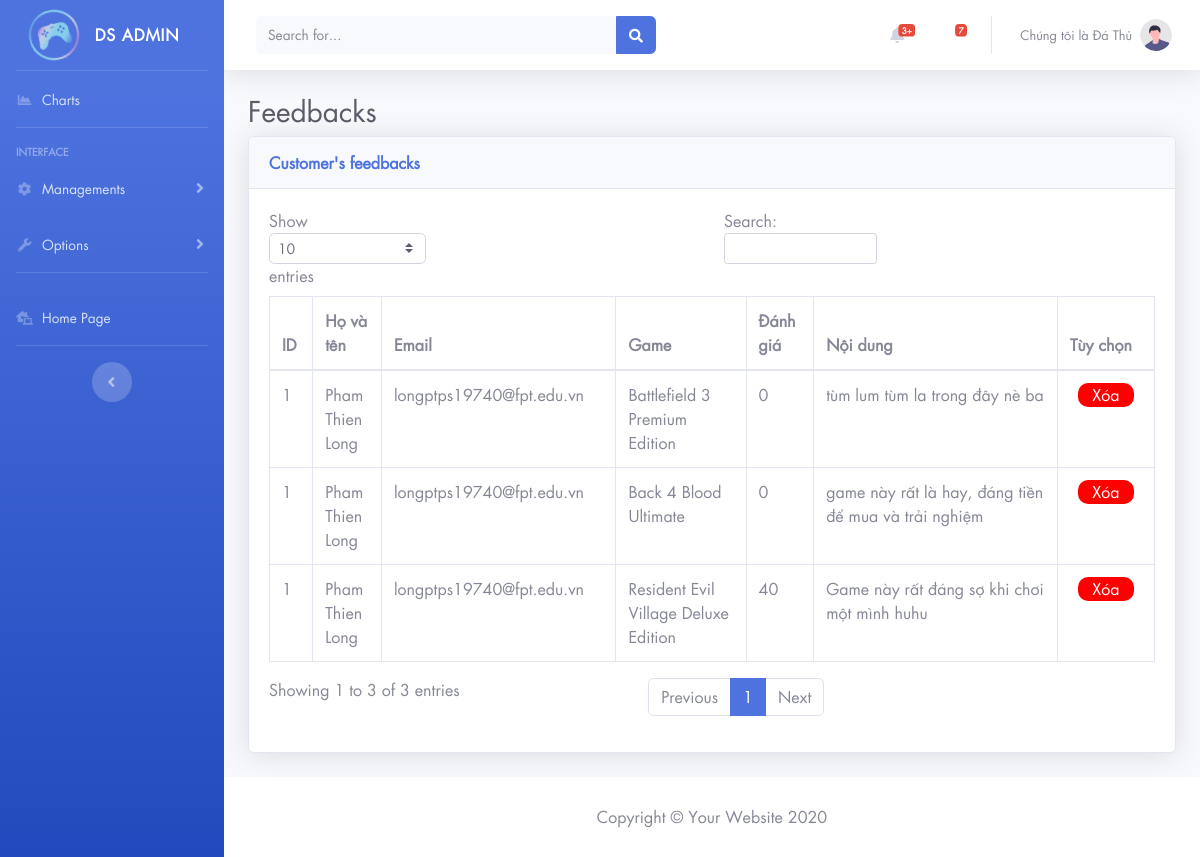
Before: /sources/View/admin/feedbacks.php with the older database file.
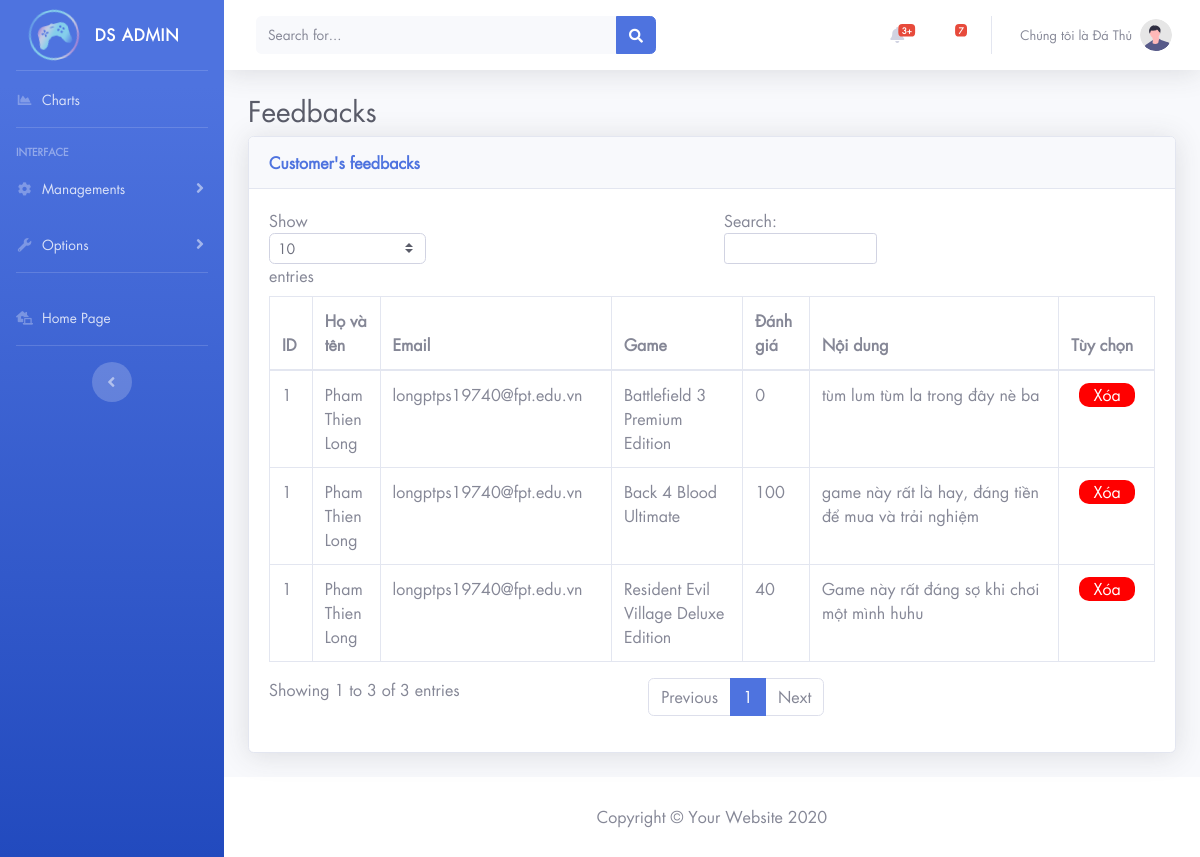
After: the same page with the newer database file.
### tables this page shows
CREATE TABLE `feedback` (
  `user_id` int(6) NOT NULL,
  `product_id` int(6) NOT NULL,
  `text` text NOT NULL,
  `rating` float(3,0) NOT NULL DEFAULT 0,
  `date` date NOT NULL DEFAULT current_timestamp()
);

### sources/Model/DAO/FeedbackDAO.php (called while the page is built, shortened)
<?php
include_once "/Applications/XAMPP/xamppfiles/htdocs/pro1014_duan/sources/Utils/Database.php";
include_once "/Applications/XAMPP/xamppfiles/htdocs/pro1014_duan/sources/Model/Feedback.php";
class FeedbackDAO {
    private $database;
    public function __construct()
    {
        $this->database = new Database();
        $this->database = $this->database->getDatabase();
    }
    public function getAllFeedbacks() {
        if($this->database->connect_error) {
            return false;
        } else {
            $query = $this->database->prepare("SELECT *, DATE_FORMAT(`feedback`.`date`, '%d/%m/%Y') AS `fdate`  FROM `feedback`");
            if($query->execute()) {
                $result = $query->get_result();
                if($result->num_rows > 0) {
                    $feedbacks = [];
                    while($row = $result->fetch_assoc()) {
                        $feedback = new Feedback($row['user_id'], $row['product_id'], $row['text'], $row['rating'], $row['fdate']);
                        $feedbacks[] = $feedback;
                    }
                    return $feedbacks;
                } else return false;
            } else return false;
        }
    }
}
?>

### sources/Utils/Database.php (called while the page is built, shortened)
<?php
class Database {
    public function getDatabase($database = null) {
        if($database == null) {
            return new mysqli("localhost:3306", "root", "", "pro1014_duan");
        } else return $database;
    }
}
?>

### sources/Model/Feedback.php (called while the page is built, shortened)
<?php
class Feedback {
    private $userID;
    private $productID;
    private $text;
    private $rating;
    public function __construct($userID, $productID, $text, $rating, $date)
    {
        $this->userID = $userID;
        $this->productID = $productID;
        $this->text = $text;
        $this->rating = $rating;
    }
    public function getUserID() {
        return $this->userID;
    }
    public function getProductID() {
        return $this->productID;
    }
    public function getText() {
        return $this->text;
    }
    public function getRating() {
        return $this->rating;
    }
}
?>

### sources/Model/DAO/UserDAO.php (called while the page is built, shortened)
<?php
include "/Applications/XAMPP/xamppfiles/htdocs/pro1014_duan/sources/Model/User.php";
class UserDAO {
    private $database;
    public function __construct() {
        $this->database = new Database();
        $this->database = $this->database->getDatabase();
    }
    public function getAllUsers() {
        if($this->database->connect_error) {
            return false;
        } else {
            $query = $this->database->prepare('SELECT * FROM `User`');
            if($query->execute()) {
                $users = [];
                $result = $query->get_result();
                if($result->num_rows > 0) {
                    while($row = $result->fetch_assoc()) {
                        $user = new User($row['id'], $row['username'], $row['password'], $row['email'], $row['fullname'], $row['phone_number'], $row['currency'], $row['role_id'], $row['avatar']);
                        $users[] = $user;
                    }
                    return $users;
                } else return false;
            } else return false;
        }
    }
}
?>

### sources/Model/User.php (called while the page is built, shortened)
<?php
class User {
    private $id;
    private $email;
    private $fullname;
    public function __construct($id, $username, $password, $email, $fullname, $phone, $currency, $role_id, $avatar) {
        $this->id = $id;
        $this->email = $email;
        $this->fullname = $fullname;
    }
    public function getID() {
        return $this->id;
    }
    public function getEmail() {
        return $this->email;
    }
    public function getFullname() {
        return $this->fullname;
    }
}
?>

### sources/Model/DAO/ProductDAO.php (called while the page is built, shortened)
<?php
include '/Applications/XAMPP/xamppfiles/htdocs/pro1014_duan/sources/Model/Product.php';
class ProductDAO {
    private $database;
    public function __construct()
    {
        $this->database = new Database();
        $this->database = $this->database->getDatabase();
    }
    public function getAllProductsWithoutAvailable() {
        if($this->database->connect_error) {
            return false;
        } else {
            $query = $this->database->prepare('SELECT * FROM `Product`');
            if($query->execute()) {
                $result = $query->get_result();
                if($result->num_rows > 0) {
                    $products = [];
                    while($row = $result->fetch_assoc()) {
                        $product = new Product($row['id'], $row['cate_id'], $row['name'], $row['price'], $row['sale_percent'], $row['rating'], $row['img_url'], $row['view'], $row['sell_count'], $row['is_available']);
                        $products[] = $product;
                    }
                    return $products;
                } else return false;
            } else return false;
        }
    }
}
?>

### sources/Model/Product.php (called while the page is built, shortened)
<?php
class Product {
    private $id;
    private $name;
    public function __construct($id, $cate_id, $name, $price, $sale_percent, $rating, $img_url, $view, $sell_count, $isAvailable) {
        $this->id = $id;
        $this->name = $name;
    }
    public function getID() {
        return $this->id;
    }
    public function getName() {
        return $this->name;
    }
}
?>

### sources/View/admin/feedbacks.php (the view, shortened to what the changed rows need)
<?php
    include('header.php');
    include('./topbar.php')
?>
                <div class="container-fluid">
                    <h1 class="h3 mb-2 text-gray-800">Feedbacks</h1>
                    <div class="card shadow mb-4">
                        <div class="card-body">
                            <div class="table-responsive">
                                <table class="table table-bordered" id="dataTable" width="100%" cellspacing="0">
                                    <thead>
                                        <tr>
                                            <th id="th-fb-id">ID</th>
                                            <th id="th-fb-name">Họ và tên</th>
                                            <th id="th-fb-mail">Email</th>
                                            <th id="th-fb-game">Game</th>
                                            <th id="th-fb-rate">Đánh giá</th>
                                            <th id="th-fb-text">Nội dung</th>
                                            <th id="th-fb-opt">Tùy chọn</th>
                                        </tr>
                                    </thead>
                                    <tbody>
                                    <?php
                                        foreach ($feedbacks as $feedback) {
                                    ?>
                                        <tr>
                                            <td><?php echo $feedback->getUserID() ?></td>
                                            <td><?php foreach ($users as $user)  echo $feedback->getUserID() == $user->getID() ? $user->getFullname() : '' ?></td>
                                            <td><?php foreach ($users as $user)  echo $feedback->getUserID() == $user->getID() ? $user->getEmail() : '' ?></td>
                                            <td><?php foreach ($products as $product)  echo $feedback->getProductID() == $product->getID() ? $product->getName() : '' ?></td>
                                            <td><?php echo $feedback->getRating() ?></td>
                                            <td><?php echo $feedback->getText() ?></td>
                                            <td><button id="btn-contact-delete">Xóa</button></td>
                                        </tr>
                                    <?php
                                        }
                                    ?>
                                    </tbody>
                                </table>
                            </div>
                        </div>
                    </div>
                </div>
            </div>
        </div>
    </div>
</body>
</html>

Changed rows visible on the page:
changed feedback "game này rất là hay, đáng tiền để mua và trải nghiệm": rating "0" → "100"
